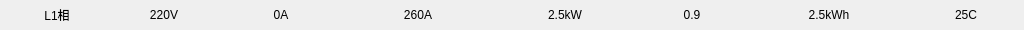
<?xml version="1.0" encoding="UTF-8"?>
<ui version="4.0">
 <class>LineRoadWid</class>
 <widget class="QWidget" name="LineRoadWid">
  <property name="geometry">
   <rect>
    <x>0</x>
    <y>0</y>
    <width>1024</width>
    <height>30</height>
   </rect>
  </property>
  <property name="windowTitle">
   <string>Form</string>
  </property>
  <property name="styleSheet">
   <string notr="true"/>
  </property>
  <layout class="QHBoxLayout" name="horizontalLayout">
   <property name="spacing">
    <number>0</number>
   </property>
   <property name="leftMargin">
    <number>0</number>
   </property>
   <property name="topMargin">
    <number>0</number>
   </property>
   <property name="rightMargin">
    <number>0</number>
   </property>
   <property name="bottomMargin">
    <number>0</number>
   </property>
   <item>
    <widget class="QLabel" name="name">
     <property name="minimumSize">
      <size>
       <width>100</width>
       <height>0</height>
      </size>
     </property>
     <property name="maximumSize">
      <size>
       <width>80</width>
       <height>16777215</height>
      </size>
     </property>
     <property name="text">
      <string>L1相</string>
     </property>
     <property name="alignment">
      <set>Qt::AlignCenter</set>
     </property>
    </widget>
   </item>
   <item>
    <widget class="QLabel" name="volLab">
     <property name="minimumSize">
      <size>
       <width>100</width>
       <height>0</height>
      </size>
     </property>
     <property name="maximumSize">
      <size>
       <width>100</width>
       <height>16777215</height>
      </size>
     </property>
     <property name="text">
      <string>220V</string>
     </property>
     <property name="alignment">
      <set>Qt::AlignCenter</set>
     </property>
    </widget>
   </item>
   <item>
    <widget class="QLabel" name="curLab">
     <property name="minimumSize">
      <size>
       <width>100</width>
       <height>0</height>
      </size>
     </property>
     <property name="maximumSize">
      <size>
       <width>120</width>
       <height>16777215</height>
      </size>
     </property>
     <property name="styleSheet">
      <string notr="true"/>
     </property>
     <property name="text">
      <string>0A</string>
     </property>
     <property name="alignment">
      <set>Qt::AlignCenter</set>
     </property>
    </widget>
   </item>
   <item>
    <widget class="QLabel" name="maxCur">
     <property name="minimumSize">
      <size>
       <width>100</width>
       <height>0</height>
      </size>
     </property>
     <property name="maximumSize">
      <size>
       <width>140</width>
       <height>16777215</height>
      </size>
     </property>
     <property name="text">
      <string>260A</string>
     </property>
     <property name="alignment">
      <set>Qt::AlignCenter</set>
     </property>
    </widget>
   </item>
   <item>
    <widget class="QLabel" name="powLab">
     <property name="minimumSize">
      <size>
       <width>100</width>
       <height>0</height>
      </size>
     </property>
     <property name="maximumSize">
      <size>
       <width>140</width>
       <height>16777215</height>
      </size>
     </property>
     <property name="text">
      <string>2.5kW</string>
     </property>
     <property name="alignment">
      <set>Qt::AlignCenter</set>
     </property>
    </widget>
   </item>
   <item>
    <widget class="QLabel" name="pfLab">
     <property name="minimumSize">
      <size>
       <width>100</width>
       <height>0</height>
      </size>
     </property>
     <property name="maximumSize">
      <size>
       <width>100</width>
       <height>16777215</height>
      </size>
     </property>
     <property name="text">
      <string>0.9</string>
     </property>
     <property name="alignment">
      <set>Qt::AlignCenter</set>
     </property>
    </widget>
   </item>
   <item>
    <widget class="QLabel" name="eleLab">
     <property name="minimumSize">
      <size>
       <width>100</width>
       <height>0</height>
      </size>
     </property>
     <property name="maximumSize">
      <size>
       <width>160</width>
       <height>16777215</height>
      </size>
     </property>
     <property name="text">
      <string>2.5kWh</string>
     </property>
     <property name="alignment">
      <set>Qt::AlignCenter</set>
     </property>
    </widget>
   </item>
   <item>
    <widget class="QLabel" name="temLab">
     <property name="minimumSize">
      <size>
       <width>100</width>
       <height>0</height>
      </size>
     </property>
     <property name="maximumSize">
      <size>
       <width>100</width>
       <height>16777215</height>
      </size>
     </property>
     <property name="text">
      <string>25C</string>
     </property>
     <property name="alignment">
      <set>Qt::AlignCenter</set>
     </property>
    </widget>
   </item>
  </layout>
 </widget>
 <resources/>
 <connections/>
</ui>
